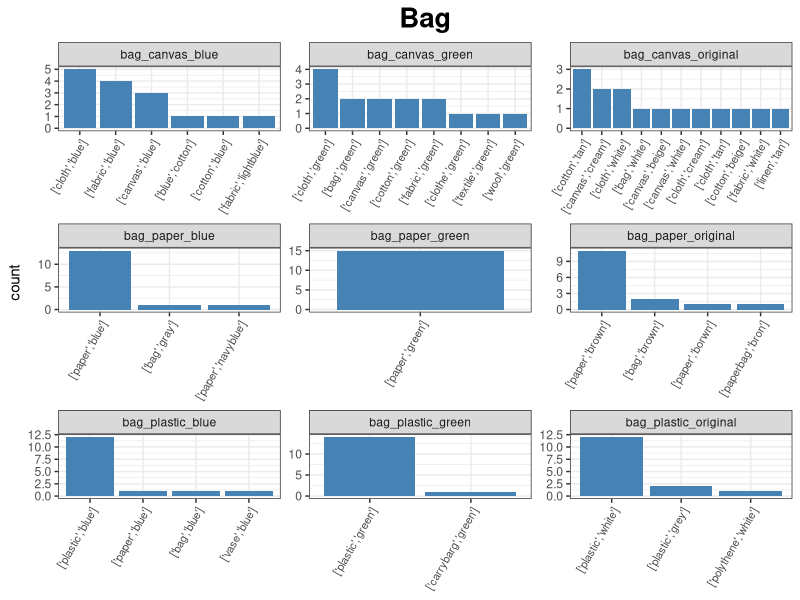
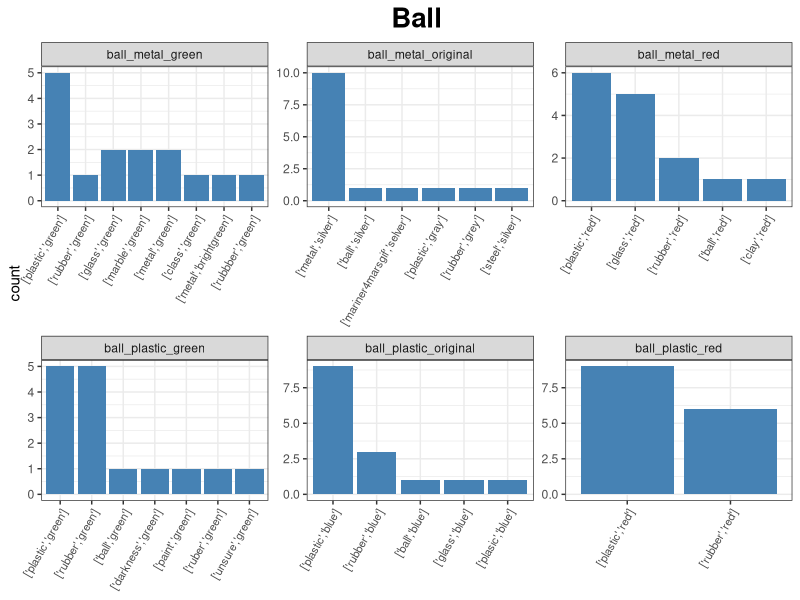

Write the R code that produced these figures, in order. (Note: this script raises an error after producing the figures.)
## ---- chunk 1
knitr::opts_chunk$set(echo = TRUE)
## ---- chunk 2
library(tidyverse)
theme_set(theme_bw())

df = read.csv("../data/trials_merged.csv", header = TRUE)
demo = read.csv("../data/subject_info_merged.csv", header = TRUE)

df$cresponse = str_to_lower(gsub(" ", "", df$response))
df$cresponse = str_to_lower(gsub("\n", "", df$cresponse))
## ---- chunk 3
responses = df %>%
  filter(str_detect(utterance,"bot_check", negate = TRUE)) %>%
  group_by(object,cresponse) %>%
  summarize(count=n()) %>%
  mutate(utt = str_split(object, "_")[[1]][1])

df_split <- split(responses, responses$utt)

plot_df_subset = function(df_subset, utt){
  ggplot(df_subset,aes(x=reorder(cresponse, -count), y=count))+
  geom_bar(stat="identity", fill="steelblue")+
  facet_wrap(~object, scales="free") +
  labs(title = utt) +
  theme(axis.text.x=element_text(angle = 60, size=8, hjust = 1), plot.title = element_text(face="bold", hjust = 0.5, size=20),axis.title.x=element_blank())
}

## ---- chunk 4
plot_df_subset(df_split[["bag"]],"Bag")
plot_df_subset(df_split[["ball"]],"Ball")
plot_df_subset(df_split[["boots"]],"Boots")
plot_df_subset(df_split[["bottle"]],"Bottle")
plot_df_subset(df_split[["bowl"]],"Bowl")
plot_df_subset(df_split[["box"]],"Box")
plot_df_subset(df_split[["chair"]],"Chair")
plot_df_subset(df_split[["cup"]],"Cup")
plot_df_subset(df_split[["door"]],"Door")
plot_df_subset(df_split[["jacket"]],"Jacket")
plot_df_subset(df_split[["pitcher"]],"Pitcher")
plot_df_subset(df_split[["plate"]],"Plate")
plot_df_subset(df_split[["pot"]],"Pot")
plot_df_subset(df_split[["ruler"]],"Ruler")
plot_df_subset(df_split[["spoon"]],"Spoon")
plot_df_subset(df_split[["table"]],"Table")
plot_df_subset(df_split[["vase"]],"Vase")
